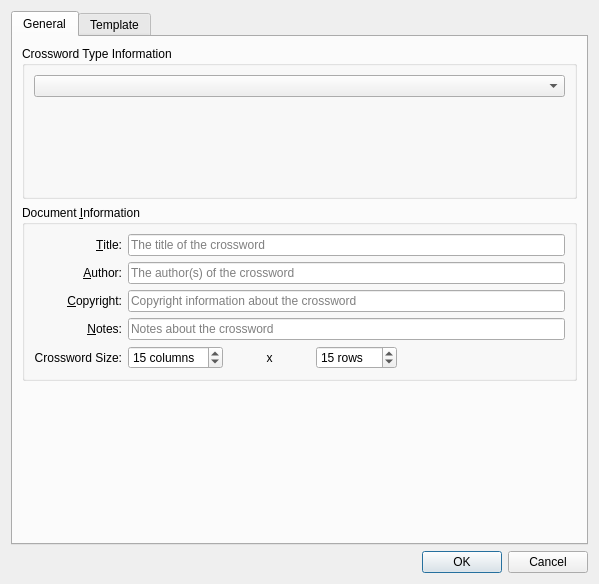
<?xml version="1.0" encoding="UTF-8"?>
<ui version="4.0">
 <class>create_new</class>
 <widget class="QDialog" name="create_new">
  <property name="geometry">
   <rect>
    <x>0</x>
    <y>0</y>
    <width>599</width>
    <height>584</height>
   </rect>
  </property>
  <property name="sizePolicy">
   <sizepolicy hsizetype="Preferred" vsizetype="Expanding">
    <horstretch>0</horstretch>
    <verstretch>0</verstretch>
   </sizepolicy>
  </property>
  <property name="minimumSize">
   <size>
    <width>352</width>
    <height>464</height>
   </size>
  </property>
  <property name="windowTitle">
   <string notr="true">Create New Crossword</string>
  </property>
  <layout class="QGridLayout" name="gridLayout_4">
   <item row="0" column="0">
    <widget class="QTabWidget" name="tabWidget">
     <property name="tabPosition">
      <enum>QTabWidget::North</enum>
     </property>
     <property name="currentIndex">
      <number>0</number>
     </property>
     <widget class="QWidget" name="tabGeneral">
      <attribute name="title">
       <string comment="General settings for new crosswords.">General</string>
      </attribute>
      <layout class="QGridLayout" name="gridLayout_3">
       <item row="0" column="0">
        <widget class="QGroupBox" name="grpInfo">
         <property name="sizePolicy">
          <sizepolicy hsizetype="Preferred" vsizetype="Expanding">
           <horstretch>0</horstretch>
           <verstretch>0</verstretch>
          </sizepolicy>
         </property>
         <property name="title">
          <string>Crossword Type Information</string>
         </property>
         <layout class="QGridLayout" name="gridLayout">
          <item row="0" column="0" colspan="2">
           <widget class="KComboBox" name="crosswordType">
            <property name="iconSize">
             <size>
              <width>48</width>
              <height>48</height>
             </size>
            </property>
            <property name="duplicatesEnabled">
             <bool>true</bool>
            </property>
           </widget>
          </item>
          <item row="1" column="0" colspan="2">
           <widget class="CrosswordTypeWidget" name="typeInfoWidget" native="true"/>
          </item>
         </layout>
        </widget>
       </item>
       <item row="1" column="0">
        <widget class="QGroupBox" name="grpDocumentInformation">
         <property name="sizePolicy">
          <sizepolicy hsizetype="Expanding" vsizetype="Preferred">
           <horstretch>0</horstretch>
           <verstretch>0</verstretch>
          </sizepolicy>
         </property>
         <property name="title">
          <string>Document &amp;Information</string>
         </property>
         <layout class="QGridLayout" name="gridLayout_2">
          <item row="0" column="1" colspan="5">
           <widget class="QLineEdit" name="title">
            <property name="sizePolicy">
             <sizepolicy hsizetype="Expanding" vsizetype="Preferred">
              <horstretch>0</horstretch>
              <verstretch>0</verstretch>
             </sizepolicy>
            </property>
            <property name="placeholderText">
             <string>The title of the crossword</string>
            </property>
            <property name="clearButtonEnabled" stdset="0">
             <bool>true</bool>
            </property>
           </widget>
          </item>
          <item row="1" column="0">
           <widget class="QLabel" name="lblAuthor">
            <property name="text">
             <string>&amp;Author:</string>
            </property>
            <property name="alignment">
             <set>Qt::AlignRight|Qt::AlignTrailing|Qt::AlignVCenter</set>
            </property>
            <property name="buddy">
             <cstring>author</cstring>
            </property>
           </widget>
          </item>
          <item row="1" column="1" colspan="5">
           <widget class="QLineEdit" name="author">
            <property name="sizePolicy">
             <sizepolicy hsizetype="Expanding" vsizetype="Preferred">
              <horstretch>0</horstretch>
              <verstretch>0</verstretch>
             </sizepolicy>
            </property>
            <property name="placeholderText">
             <string>The author(s) of the crossword</string>
            </property>
            <property name="clearButtonEnabled" stdset="0">
             <bool>true</bool>
            </property>
           </widget>
          </item>
          <item row="2" column="0">
           <widget class="QLabel" name="lblCopyright">
            <property name="text">
             <string>&amp;Copyright:</string>
            </property>
            <property name="alignment">
             <set>Qt::AlignRight|Qt::AlignTrailing|Qt::AlignVCenter</set>
            </property>
            <property name="buddy">
             <cstring>copyright</cstring>
            </property>
           </widget>
          </item>
          <item row="0" column="0">
           <widget class="QLabel" name="lblTitle_2">
            <property name="text">
             <string>&amp;Title:</string>
            </property>
            <property name="alignment">
             <set>Qt::AlignRight|Qt::AlignTrailing|Qt::AlignVCenter</set>
            </property>
            <property name="buddy">
             <cstring>title</cstring>
            </property>
           </widget>
          </item>
          <item row="4" column="0">
           <widget class="QLabel" name="lblSize">
            <property name="text">
             <string>Crossword Size:</string>
            </property>
            <property name="alignment">
             <set>Qt::AlignRight|Qt::AlignTrailing|Qt::AlignVCenter</set>
            </property>
           </widget>
          </item>
          <item row="3" column="0">
           <widget class="QLabel" name="lblNotes">
            <property name="text">
             <string>&amp;Notes:</string>
            </property>
            <property name="alignment">
             <set>Qt::AlignRight|Qt::AlignTrailing|Qt::AlignVCenter</set>
            </property>
            <property name="buddy">
             <cstring>notes</cstring>
            </property>
           </widget>
          </item>
          <item row="2" column="1" colspan="5">
           <widget class="QLineEdit" name="copyright">
            <property name="sizePolicy">
             <sizepolicy hsizetype="Expanding" vsizetype="Preferred">
              <horstretch>0</horstretch>
              <verstretch>0</verstretch>
             </sizepolicy>
            </property>
            <property name="placeholderText">
             <string>Copyright information about the crossword</string>
            </property>
            <property name="clearButtonEnabled" stdset="0">
             <bool>true</bool>
            </property>
           </widget>
          </item>
          <item row="3" column="1" colspan="5">
           <widget class="QLineEdit" name="notes">
            <property name="sizePolicy">
             <sizepolicy hsizetype="Expanding" vsizetype="Preferred">
              <horstretch>0</horstretch>
              <verstretch>0</verstretch>
             </sizepolicy>
            </property>
            <property name="placeholderText">
             <string>Notes about the crossword</string>
            </property>
            <property name="clearButtonEnabled" stdset="0">
             <bool>true</bool>
            </property>
           </widget>
          </item>
          <item row="4" column="1">
           <widget class="QSpinBox" name="columns">
            <property name="focusPolicy">
             <enum>Qt::StrongFocus</enum>
            </property>
            <property name="inputMethodHints">
             <set>Qt::ImhNone</set>
            </property>
            <property name="suffix">
             <string> columns</string>
            </property>
            <property name="minimum">
             <number>2</number>
            </property>
            <property name="maximum">
             <number>255</number>
            </property>
            <property name="value">
             <number>15</number>
            </property>
           </widget>
          </item>
          <item row="4" column="2">
           <widget class="QLabel" name="label">
            <property name="text">
             <string notr="true">x</string>
            </property>
            <property name="alignment">
             <set>Qt::AlignCenter</set>
            </property>
           </widget>
          </item>
          <item row="4" column="3">
           <widget class="QSpinBox" name="rows">
            <property name="focusPolicy">
             <enum>Qt::StrongFocus</enum>
            </property>
            <property name="inputMethodHints">
             <set>Qt::ImhNone</set>
            </property>
            <property name="suffix">
             <string> rows</string>
            </property>
            <property name="minimum">
             <number>2</number>
            </property>
            <property name="maximum">
             <number>155</number>
            </property>
            <property name="value">
             <number>15</number>
            </property>
           </widget>
          </item>
          <item row="4" column="4" colspan="2">
           <spacer name="horizontalSpacer">
            <property name="orientation">
             <enum>Qt::Horizontal</enum>
            </property>
            <property name="sizeHint" stdset="0">
             <size>
              <width>40</width>
              <height>20</height>
             </size>
            </property>
           </spacer>
          </item>
         </layout>
        </widget>
       </item>
       <item row="2" column="0">
        <spacer name="verticalSpacer">
         <property name="orientation">
          <enum>Qt::Vertical</enum>
         </property>
         <property name="sizeHint" stdset="0">
          <size>
           <width>20</width>
           <height>0</height>
          </size>
         </property>
        </spacer>
       </item>
      </layout>
     </widget>
     <widget class="QWidget" name="tabTemplate">
      <attribute name="title">
       <string>Template</string>
      </attribute>
      <layout class="QGridLayout" name="gridLayout_6">
       <item row="0" column="1">
        <widget class="QCheckBox" name="useTemplate">
         <property name="text">
          <string/>
         </property>
        </widget>
       </item>
       <item row="1" column="0">
        <widget class="QLabel" name="lblTemplateLocation">
         <property name="enabled">
          <bool>false</bool>
         </property>
         <property name="text">
          <string>&amp;Location:</string>
         </property>
         <property name="alignment">
          <set>Qt::AlignRight|Qt::AlignTrailing|Qt::AlignVCenter</set>
         </property>
         <property name="buddy">
          <cstring>templateLocation</cstring>
         </property>
        </widget>
       </item>
       <item row="1" column="1">
        <widget class="QComboBox" name="templateLocation">
         <property name="enabled">
          <bool>false</bool>
         </property>
         <property name="sizePolicy">
          <sizepolicy hsizetype="Expanding" vsizetype="Fixed">
           <horstretch>0</horstretch>
           <verstretch>0</verstretch>
          </sizepolicy>
         </property>
        </widget>
       </item>
       <item row="2" column="0" colspan="2">
        <widget class="Line" name="line">
         <property name="orientation">
          <enum>Qt::Horizontal</enum>
         </property>
        </widget>
       </item>
       <item row="3" column="0" colspan="2">
        <widget class="QSplitter" name="splitter">
         <property name="enabled">
          <bool>false</bool>
         </property>
         <property name="orientation">
          <enum>Qt::Horizontal</enum>
         </property>
         <widget class="QWidget" name="layoutWidget">
          <layout class="QGridLayout" name="gridLayout_5">
           <property name="spacing">
            <number>0</number>
           </property>
           <item row="2" column="0" colspan="2">
            <widget class="QTreeView" name="templates">
             <property name="alternatingRowColors">
              <bool>true</bool>
             </property>
             <property name="animated">
              <bool>true</bool>
             </property>
             <property name="allColumnsShowFocus">
              <bool>true</bool>
             </property>
             <property name="wordWrap">
              <bool>true</bool>
             </property>
             <property name="headerHidden">
              <bool>true</bool>
             </property>
            </widget>
           </item>
          </layout>
         </widget>
         <widget class="QWidget" name="layoutWidget_2">
          <layout class="QGridLayout" name="gridLayout_7">
           <item row="0" column="0" colspan="2">
            <widget class="QLabel" name="lblPreview">
             <property name="sizePolicy">
              <sizepolicy hsizetype="Preferred" vsizetype="Preferred">
               <horstretch>0</horstretch>
               <verstretch>0</verstretch>
              </sizepolicy>
             </property>
             <property name="text">
              <string>Preview:</string>
             </property>
             <property name="alignment">
              <set>Qt::AlignLeading|Qt::AlignLeft|Qt::AlignVCenter</set>
             </property>
            </widget>
           </item>
           <item row="1" column="0" colspan="2">
            <widget class="CrosswordPreviewWidget" name="preview">
             <property name="sizePolicy">
              <sizepolicy hsizetype="Expanding" vsizetype="Expanding">
               <horstretch>0</horstretch>
               <verstretch>0</verstretch>
              </sizepolicy>
             </property>
             <property name="minimumSize">
              <size>
               <width>256</width>
               <height>256</height>
              </size>
             </property>
             <property name="maximumSize">
              <size>
               <width>256</width>
               <height>256</height>
              </size>
             </property>
             <property name="frameShape">
              <enum>QFrame::StyledPanel</enum>
             </property>
             <property name="frameShadow">
              <enum>QFrame::Sunken</enum>
             </property>
             <property name="text">
              <string notr="true"/>
             </property>
             <property name="scaledContents">
              <bool>true</bool>
             </property>
             <property name="alignment">
              <set>Qt::AlignCenter</set>
             </property>
             <property name="wordWrap">
              <bool>true</bool>
             </property>
            </widget>
           </item>
           <item row="2" column="0">
            <widget class="QLabel" name="lblTemplateType">
             <property name="text">
              <string>Crossword Type:</string>
             </property>
             <property name="alignment">
              <set>Qt::AlignRight|Qt::AlignTrailing|Qt::AlignVCenter</set>
             </property>
             <property name="buddy">
              <cstring>templateLocation</cstring>
             </property>
            </widget>
           </item>
           <item row="3" column="0">
            <widget class="QLabel" name="lblTemplateSize">
             <property name="text">
              <string>Size:</string>
             </property>
             <property name="alignment">
              <set>Qt::AlignRight|Qt::AlignTrailing|Qt::AlignVCenter</set>
             </property>
             <property name="buddy">
              <cstring>templateLocation</cstring>
             </property>
            </widget>
           </item>
           <item row="4" column="0">
            <widget class="QLabel" name="lblTemplateNotes">
             <property name="text">
              <string>Notes:</string>
             </property>
             <property name="alignment">
              <set>Qt::AlignRight|Qt::AlignTop|Qt::AlignTrailing</set>
             </property>
             <property name="buddy">
              <cstring>templateLocation</cstring>
             </property>
            </widget>
           </item>
           <item row="2" column="1">
            <widget class="QLabel" name="templateType">
             <property name="sizePolicy">
              <sizepolicy hsizetype="Preferred" vsizetype="Preferred">
               <horstretch>0</horstretch>
               <verstretch>0</verstretch>
              </sizepolicy>
             </property>
             <property name="text">
              <string notr="true"/>
             </property>
            </widget>
           </item>
           <item row="3" column="1">
            <widget class="QLabel" name="templateSize">
             <property name="sizePolicy">
              <sizepolicy hsizetype="Preferred" vsizetype="Preferred">
               <horstretch>0</horstretch>
               <verstretch>0</verstretch>
              </sizepolicy>
             </property>
             <property name="text">
              <string notr="true"/>
             </property>
            </widget>
           </item>
           <item row="4" column="1">
            <widget class="QLabel" name="templateNotes">
             <property name="sizePolicy">
              <sizepolicy hsizetype="Preferred" vsizetype="Preferred">
               <horstretch>0</horstretch>
               <verstretch>0</verstretch>
              </sizepolicy>
             </property>
             <property name="text">
              <string notr="true"/>
             </property>
             <property name="wordWrap">
              <bool>true</bool>
             </property>
            </widget>
           </item>
           <item row="5" column="0" colspan="2">
            <spacer name="verticalSpacer_2">
             <property name="orientation">
              <enum>Qt::Vertical</enum>
             </property>
             <property name="sizeHint" stdset="0">
              <size>
               <width>20</width>
               <height>40</height>
              </size>
             </property>
            </spacer>
           </item>
          </layout>
         </widget>
        </widget>
       </item>
       <item row="0" column="0">
        <widget class="QLabel" name="lblUseTemplate">
         <property name="text">
          <string>&amp;Use Template:</string>
         </property>
         <property name="alignment">
          <set>Qt::AlignRight|Qt::AlignTrailing|Qt::AlignVCenter</set>
         </property>
         <property name="buddy">
          <cstring>useTemplate</cstring>
         </property>
        </widget>
       </item>
      </layout>
     </widget>
    </widget>
   </item>
   <item row="1" column="0">
    <widget class="QDialogButtonBox" name="buttonBox">
     <property name="standardButtons">
      <set>QDialogButtonBox::Cancel|QDialogButtonBox::Ok</set>
     </property>
    </widget>
   </item>
  </layout>
 </widget>
 <customwidgets>
  <customwidget>
   <class>KComboBox</class>
   <extends>QComboBox</extends>
   <header>kcombobox.h</header>
  </customwidget>
  <customwidget>
   <class>CrosswordTypeWidget</class>
   <extends>QWidget</extends>
   <header>dialogs/crosswordtypewidget.h</header>
   <container>1</container>
  </customwidget>
  <customwidget>
   <class>CrosswordPreviewWidget</class>
   <extends>QLabel</extends>
   <header>dialogs/crosswordpreviewwidget.h</header>
  </customwidget>
 </customwidgets>
 <tabstops>
  <tabstop>crosswordType</tabstop>
  <tabstop>title</tabstop>
  <tabstop>author</tabstop>
  <tabstop>copyright</tabstop>
  <tabstop>notes</tabstop>
  <tabstop>useTemplate</tabstop>
  <tabstop>templateLocation</tabstop>
  <tabstop>templates</tabstop>
  <tabstop>tabWidget</tabstop>
 </tabstops>
 <resources/>
 <connections>
  <connection>
   <sender>useTemplate</sender>
   <signal>toggled(bool)</signal>
   <receiver>templateLocation</receiver>
   <slot>setEnabled(bool)</slot>
   <hints>
    <hint type="sourcelabel">
     <x>101</x>
     <y>38</y>
    </hint>
    <hint type="destinationlabel">
     <x>101</x>
     <y>44</y>
    </hint>
   </hints>
  </connection>
  <connection>
   <sender>useTemplate</sender>
   <signal>toggled(bool)</signal>
   <receiver>splitter</receiver>
   <slot>setEnabled(bool)</slot>
   <hints>
    <hint type="sourcelabel">
     <x>101</x>
     <y>38</y>
    </hint>
    <hint type="destinationlabel">
     <x>101</x>
     <y>56</y>
    </hint>
   </hints>
  </connection>
  <connection>
   <sender>useTemplate</sender>
   <signal>toggled(bool)</signal>
   <receiver>lblTemplateLocation</receiver>
   <slot>setEnabled(bool)</slot>
   <hints>
    <hint type="sourcelabel">
     <x>101</x>
     <y>38</y>
    </hint>
    <hint type="destinationlabel">
     <x>54</x>
     <y>44</y>
    </hint>
   </hints>
  </connection>
  <connection>
   <sender>buttonBox</sender>
   <signal>accepted()</signal>
   <receiver>create_new</receiver>
   <slot>accept()</slot>
   <hints>
    <hint type="sourcelabel">
     <x>343</x>
     <y>438</y>
    </hint>
    <hint type="destinationlabel">
     <x>340</x>
     <y>459</y>
    </hint>
   </hints>
  </connection>
  <connection>
   <sender>buttonBox</sender>
   <signal>rejected()</signal>
   <receiver>create_new</receiver>
   <slot>reject()</slot>
   <hints>
    <hint type="sourcelabel">
     <x>440</x>
     <y>434</y>
    </hint>
    <hint type="destinationlabel">
     <x>441</x>
     <y>460</y>
    </hint>
   </hints>
  </connection>
 </connections>
</ui>
